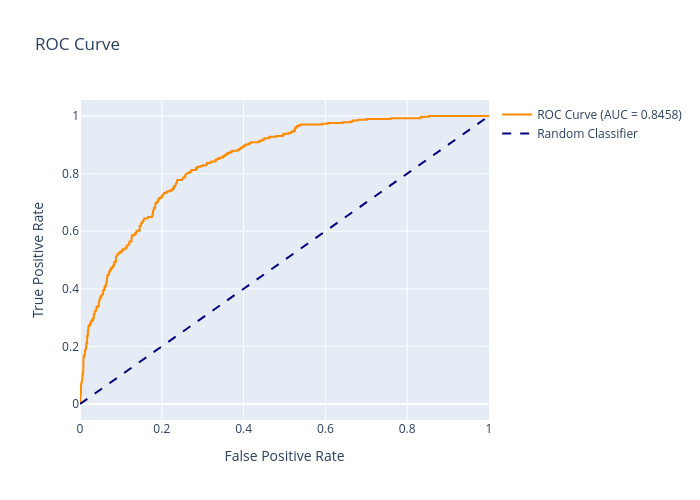

Here is the notebook cell this chart was saved with:
### Code cell
# ROC Curve
fpr, tpr, thresholds = roc_curve(y_test, y_pred_proba)
roc_auc = roc_auc_score(y_test, y_pred_proba)

fig = go.Figure()
fig.add_trace(go.Scatter(x=fpr, y=tpr, mode='lines', 
                         name=f'ROC Curve (AUC = {roc_auc:.4f})',
                         line=dict(color='darkorange', width=2)))
fig.add_trace(go.Scatter(x=[0, 1], y=[0, 1], mode='lines',
                         name='Random Classifier',
                         line=dict(color='navy', width=2, dash='dash')))

fig.update_layout(title='ROC Curve',
                  xaxis_title='False Positive Rate',
                  yaxis_title='True Positive Rate',
                  width=700, height=500)
fig.show()

### Figure 1 — Plotly figure (JSON) as saved in the notebook; plotly's stock layout.template omitted (floating-point values rounded to 4 significant figures; data arrays with more than 128 entries replaced by an {"elided": "..."} marker saying what was removed)
{"data": [{"line": {"color": "darkorange", "width": 2}, "mode": "lines", "name": "ROC Curve (AUC = 0.8458)", "type": "scatter", "x": {"elided": "401 float values"}, "y": {"elided": "401 float values"}}, {"line": {"color": "navy", "dash": "dash", "width": 2}, "mode": "lines", "name": "Random Classifier", "type": "scatter", "x": [0, 1], "y": [0, 1]}], "layout": {"height": 500, "title": {"text": "ROC Curve"}, "width": 700, "xaxis": {"title": {"text": "False Positive Rate"}}, "yaxis": {"title": {"text": "True Positive Rate"}}}}
